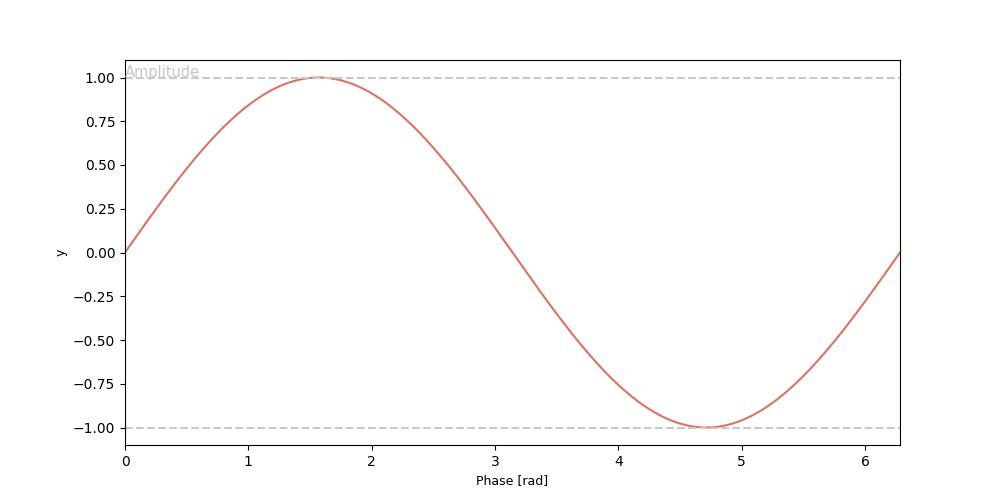

Source code (Python):
import numpy as np
import math
import matplotlib.pyplot as plt
import colorsys as clrsys
# define wave
amp   = 1                                                              # Amplitude
freq  = 1                                                              # Frequency [Hz]
omega = 2*math.pi*freq                                                 # Angular freq. [rad/s]
time  = 1                                                              # Time [sec]
fs    = 880                                                            # Sampling frequency [Hz]
tv    = np.linspace(0,omega*time,time*fs)                              # time vector
y     = amp*np.sin(tv)                                                 # sin wave
# define graph area
width  = 10                                                            # width  of figure
height = 5                                                             # height of figure
fig,ax = plt.subplots(figsize=(width,height))                          # add figure, axes
# color
h,l,s =   5/255, 200/255,   0/255                                      # hue,luminance,saturation
rgb1  = clrsys.hls_to_rgb(h, l, s)                                     # convert HLS to RGB
h,l,s =   5/255, 160/255, 160/255                                      # hue,luminance,saturation
rgb2  = clrsys.hls_to_rgb(h, l, s)                                     # convert HLS to RGB
# plot
ax.plot(tv,y,color=rgb2)                                               # plot sin wave
ax.set_xlim(tv[0],tv[-1])                                              # set xlimit
ax.set_ylim(-1*amp*1.1, amp*1.1)                                       # set ylimit
plt.xlabel('Phase [rad]', fontsize=9)                                  # xlabel
plt.ylabel('y', fontsize=9)                                            # ylabel
plt.hlines([amp,-1*amp],0,omega*time,colors=rgb1,linestyles='dashed')  # amp line
ax.text(0,amp,"Amplitude",size=10.5,color=rgb1)                        # add text
plt.show()                                                             # show
fig.savefig('./sin.jpg')                                               # save figure